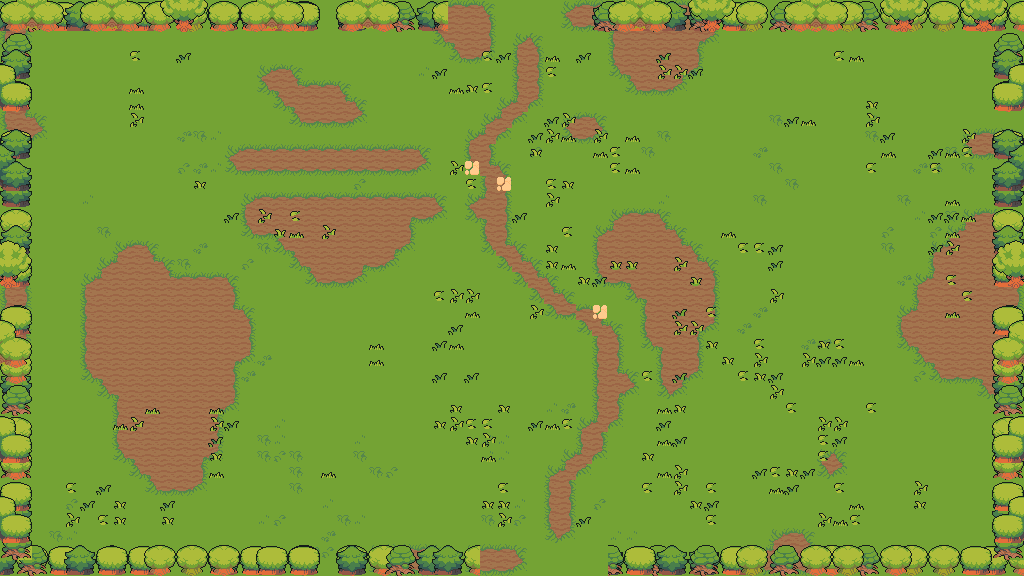

The image is a tile-based game level rendered from a .tmx file. Its description and source (layers, tilesets, objects; grid data summarised) follow:
An orthogonal 64x36 tile map with 16x16 px tiles, 7 tile layers (floor, ground, path, decor, ...), 6 tilesets and 42 objects (28x prop, 7x obstacle, 4x spawn, 2x door, playerStart).

<map version="1.10" tiledversion="1.11.0" orientation="orthogonal" renderorder="right-down" width="64" height="36" tilewidth="16" tileheight="16" infinite="0" nextlayerid="9" nextobjectid="43">
 <properties>
    <property name="chapter" type="int" value="1" />
    <property name="room" type="int" value="8" />
    <property name="isBossRoom" type="bool" value="false" />
 </properties>
 <tileset firstgid="1" source="field.tsx" />
 <tileset firstgid="76" source="nature.tsx" />
 <tileset firstgid="580" source="relief.tsx" />
 <tileset firstgid="820" source="element.tsx" />
 <tileset firstgid="1060" source="floordetail.tsx" />
 <tileset firstgid="1140" source="tilefloor.tsx" />
 <layer id="1" name="floor" width="64" height="36">
  <data>[2304 cells, 2304 non-empty, 5 distinct tile ids]</data>
 </layer>
 <layer id="2" name="ground" width="64" height="36">
  <data>[2304 cells, 474 non-empty, 13 distinct tile ids]</data>
 </layer>
 <layer id="3" name="path" width="64" height="36">
  <data>[2304 cells, 108 non-empty, 12 distinct tile ids]</data>
 </layer>
 <layer id="4" name="decor" width="64" height="36">
  <data>[2304 cells, 188 non-empty, 6 distinct tile ids]</data>
 </layer>
 <layer id="5" name="border-back" width="64" height="36">
  <data>[2304 cells, 264 non-empty, 20 distinct tile ids]</data>
 </layer>
 <layer id="6" name="border-mid" width="64" height="36">
  <data>[2304 cells, 283 non-empty, 20 distinct tile ids]</data>
 </layer>
 <layer id="7" name="border-front" width="64" height="36">
  <data>[2304 cells, 146 non-empty, 45 distinct tile ids]</data>
 </layer>
 <objectgroup id="8" name="objects">
  <object id="1" name="playerStart" x="544" y="336"><point /></object>
  <object id="2" name="spawn" x="712" y="272">
   <properties>
    <property name="role" value="caster" />
    <property name="wave" type="int" value="1" />
    <property name="elite" type="bool" value="true" />
   </properties>
  <point /></object>
  <object id="3" name="spawn" x="608" y="456">
   <properties>
    <property name="role" value="chaser" />
    <property name="wave" type="int" value="1" />
    <property name="elite" type="bool" value="false" />
   </properties>
  <point /></object>
  <object id="4" name="spawn" x="400" y="336">
   <properties>
    <property name="role" value="chaser" />
    <property name="wave" type="int" value="1" />
    <property name="elite" type="bool" value="false" />
   </properties>
  <point /></object>
  <object id="5" name="spawn" x="472" y="216">
   <properties>
    <property name="role" value="tank" />
    <property name="wave" type="int" value="1" />
    <property name="elite" type="bool" value="false" />
   </properties>
  <point /></object>
  <object id="6" name="door" x="544" y="568"><point /></object>
  <object id="7" name="door" x="520" y="8"><point /></object>
  <object id="8" name="obstacle" x="0" y="544" width="480" height="32">
   <properties>
    <property name="kind" value="edge" />
   </properties>
  </object>
  <object id="9" name="obstacle" x="608" y="544" width="416" height="32">
   <properties>
    <property name="kind" value="edge" />
   </properties>
  </object>
  <object id="10" name="obstacle" x="0" y="0" width="448" height="32">
   <properties>
    <property name="kind" value="edge" />
   </properties>
  </object>
  <object id="11" name="obstacle" x="576" y="0" width="448" height="32">
   <properties>
    <property name="kind" value="edge" />
   </properties>
  </object>
  <object id="12" name="obstacle" x="0" y="32" width="32" height="512">
   <properties>
    <property name="kind" value="edge" />
   </properties>
  </object>
  <object id="13" name="obstacle" x="992" y="32" width="32" height="512">
   <properties>
    <property name="kind" value="edge" />
   </properties>
  </object>
  <object id="14" name="obstacle" x="432" y="464" width="32" height="32">
   <properties>
    <property name="kind" value="pillar" />
   </properties>
  </object>
  <object id="15" name="prop" x="224" y="80" width="64" height="48">
   <properties>
    <property name="key" value="house-green" />
   </properties>
  </object>
  <object id="16" name="prop" x="320" y="80" width="48" height="40">
   <properties>
    <property name="key" value="hut" />
   </properties>
  </object>
  <object id="17" name="prop" x="224" y="176" width="48" height="16">
   <properties>
    <property name="key" value="fence" />
   </properties>
  </object>
  <object id="18" name="prop" x="272" y="176" width="48" height="16">
   <properties>
    <property name="key" value="fence" />
   </properties>
  </object>
  <object id="19" name="prop" x="400" y="112" width="32" height="32">
   <properties>
    <property name="key" value="cart-loaded" />
   </properties>
  </object>
  <object id="20" name="prop" x="336" y="64" width="16" height="16">
   <properties>
    <property name="key" value="stump" />
   </properties>
  </object>
  <object id="21" name="prop" x="400" y="64" width="16" height="30">
   <properties>
    <property name="key" value="camp-signpost" />
   </properties>
  </object>
  <object id="22" name="prop" x="160" y="96" width="28" height="26">
   <properties>
    <property name="key" value="camp-well" />
   </properties>
  </object>
  <object id="23" name="prop" x="288" y="64" width="16" height="16">
   <properties>
    <property name="key" value="flower-sun" />
   </properties>
  </object>
  <object id="24" name="prop" x="320" y="48" width="16" height="16">
   <properties>
    <property name="key" value="bush-green" />
   </properties>
  </object>
  <object id="25" name="prop" x="256" y="64" width="16" height="16">
   <properties>
    <property name="key" value="flower-clover" />
   </properties>
  </object>
  <object id="26" name="prop" x="304" y="64" width="16" height="16">
   <properties>
    <property name="key" value="flower-sun" />
   </properties>
  </object>
  <object id="27" name="prop" x="32" y="64" width="32" height="32">
   <properties>
    <property name="key" value="tree-pine" />
   </properties>
  </object>
  <object id="28" name="prop" x="64" y="64" width="32" height="32">
   <properties>
    <property name="key" value="tree-round" />
   </properties>
  </object>
  <object id="29" name="prop" x="48" y="96" width="32" height="32">
   <properties>
    <property name="key" value="tree-pink" />
   </properties>
  </object>
  <object id="30" name="prop" x="80" y="96" width="32" height="32">
   <properties>
    <property name="key" value="tree-green" />
   </properties>
  </object>
  <object id="31" name="prop" x="80" y="64" width="16" height="16">
   <properties>
    <property name="key" value="bush-light" />
   </properties>
  </object>
  <object id="32" name="prop" x="96" y="48" width="16" height="16">
   <properties>
    <property name="key" value="bush-light" />
   </properties>
  </object>
  <object id="33" name="prop" x="32" y="112" width="16" height="16">
   <properties>
    <property name="key" value="bush-green" />
   </properties>
  </object>
  <object id="34" name="prop" x="832" y="88" width="16" height="16">
   <properties>
    <property name="key" value="crate" />
   </properties>
  </object>
  <object id="35" name="prop" x="592" y="192" width="16" height="16">
   <properties>
    <property name="key" value="bush-light" />
   </properties>
  </object>
  <object id="36" name="prop" x="160" y="442" width="32" height="16">
   <properties>
    <property name="key" value="logs" />
   </properties>
  </object>
  <object id="37" name="prop" x="284" y="398" width="64" height="48">
   <properties>
    <property name="key" value="tree-cluster-green" />
   </properties>
  </object>
  <object id="38" name="prop" x="256" y="464" width="16" height="16">
   <properties>
    <property name="key" value="grass-tall" />
   </properties>
  </object>
  </objectgroup>
</map>
<!-- 4 of 42 objects omitted -->
